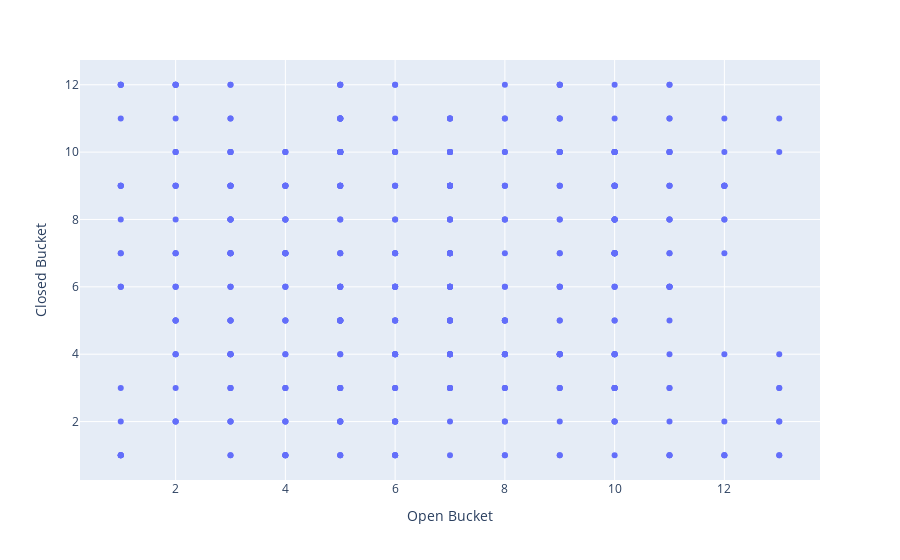

The notebook cell this image was saved under:
### Code cell
import plotly.express as px
fig=px.scatter(nifty_final, x="Open Bucket", y="Closed Bucket")
fig.show()

### Figure 1 — Plotly figure (JSON) as saved in the notebook; plotly's stock layout.template omitted (floating-point values rounded to 4 significant figures; data arrays with more than 128 entries replaced by an {"elided": "..."} marker saying what was removed)
{"data": [{"hovertemplate": "Open Bucket=%{x}<br>Closed Bucket=%{y}<extra></extra>", "legendgroup": "", "marker": {"color": "#636efa", "symbol": "circle"}, "mode": "markers", "name": "", "orientation": "v", "showlegend": false, "type": "scatter", "x": {"elided": "486 int values"}, "xaxis": "x", "y": {"elided": "486 int values"}, "yaxis": "y"}], "layout": {"legend": {"tracegroupgap": 0}, "margin": {"t": 60}, "xaxis": {"anchor": "y", "domain": [0, 1], "title": {"text": "Open Bucket"}}, "yaxis": {"anchor": "x", "domain": [0, 1], "title": {"text": "Closed Bucket"}}}}
